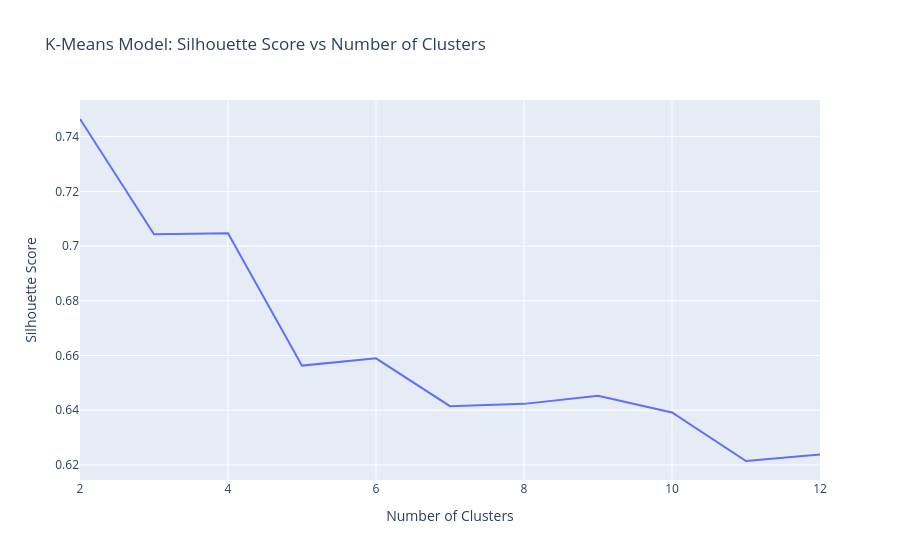

Notebook code for this chart:
### Code cell
# Create a line plot of silhouette_scores vs n_clusters
fig = px.line(
    x=n_clusters,
    y=silhouette_scores,
    title="K-Means Model: Silhouette Score vs Number of Clusters"
)
# Set x-axis to "Number of Clusters", y-axis to "Silhouette Score"
fig.update_layout(
    xaxis_title="Number of Clusters",
    yaxis_title="Silhouette Score"
)
fig.show()

### Figure 1 — Plotly figure (JSON) as saved in the notebook; plotly's stock layout.template omitted (floating-point values rounded to 4 significant figures)
{"data": [{"hovertemplate": "x=%{x}<br>y=%{y}<extra></extra>", "legendgroup": "", "line": {"color": "#636efa", "dash": "solid"}, "marker": {"symbol": "circle"}, "mode": "lines", "name": "", "orientation": "v", "showlegend": false, "type": "scatter", "x": [2, 3, 4, 5, 6, 7, 8, 9, 10, 11, 12], "xaxis": "x", "y": [0.7465, 0.7043, 0.7047, 0.6563, 0.659, 0.6415, 0.6423, 0.6453, 0.6392, 0.6214, 0.6238], "yaxis": "y"}], "layout": {"legend": {"tracegroupgap": 0}, "title": {"text": "K-Means Model: Silhouette Score vs Number of Clusters"}, "xaxis": {"anchor": "y", "domain": [0, 1], "title": {"text": "Number of Clusters"}}, "yaxis": {"anchor": "x", "domain": [0, 1], "title": {"text": "Silhouette Score"}}}}
